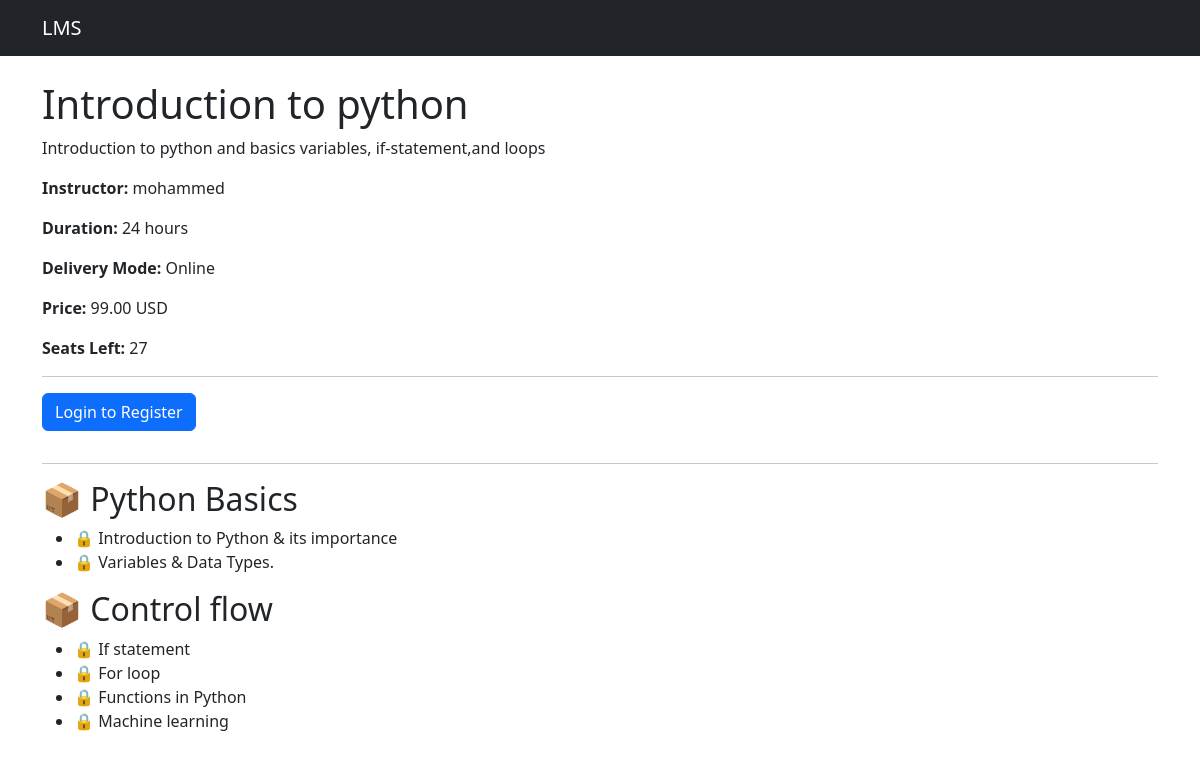
The page /courses/1/ on the database its author committed.
### courses/models.py (models this page shows, shortened)
class Course(models.Model):
    DELIVERY_MODES = (
        ('online','Online'),
        ('live','Live'),
        ('class','In-Class'),
    )
    title = models.CharField(max_length=200)
    description =models.TextField()
    instructor = models.ForeignKey(
    User,on_delete=models.CASCADE,
    related_name='courses'
    )
    delivery_mode = models.CharField(max_length=10,choices=DELIVERY_MODES)
    price = models.DecimalField(max_digits=8, decimal_places=2,default=0)
    duration_hours =models.PositiveIntegerField(default=20)
    capacity = models.PositiveIntegerField(default=30)
    created_at = models.DateTimeField(auto_now_add=True)
    is_active = models.BooleanField(default=True)
    def seats_left(self):
        return self.capacity - self.enrollments.count()

class Module(models.Model):
    course = models.ForeignKey(
        Course,
        on_delete=models.CASCADE,
        related_name='modules'
    )
    title = models.CharField(max_length=200)
    order = models.PositiveIntegerField(default=1)
    created_at = models.DateTimeField(auto_now_add=True)
    class Meta:
        ordering = ['order']

class Lesson(models.Model):
    module = models.ForeignKey(
        Module,
        on_delete=models.CASCADE,
        related_name='lessons'
    )
    title = models.CharField(max_length=200)
    video_url = models.URLField(blank=True, null=True)
    content = models.TextField(blank=True, null=True)
    order = models.PositiveIntegerField(default=1)
    created_at = models.DateTimeField(auto_now_add=True)
    class Meta:
        ordering = ['order']

### courses/views.py (the view)
# urls.py: path('<int:course_id>/', views.course_detail, name='course_detail'),
def course_detail(request, course_id):
    course = get_object_or_404(Course, id=course_id)
    modules = course.modules.prefetch_related('lessons')
    enrollment = None
    if request.user.is_authenticated:
        enrollment = Enrollment.objects.filter(
            student=request.user,
            course=course
        ).first()
    return render(request, 'courses/course_detail.html', {
        'course': course,
        'modules': modules,
        'enrollment': enrollment,
    })

### courses/templates/courses/course_detail.html (shortened to what this page needs)
{% extends 'courses/base.html' %}
{% load static %}
{% block content %}
<h1>{{ course.title }}</h1>
<p>{{ course.description }}</p>
<div class="mb-3">
    <p><strong>Instructor:</strong> {{ course.instructor.username }}</p>
    <p><strong>Duration:</strong> {{ course.duration_hours }} hours</p>
    <p><strong>Delivery Mode:</strong> {{ course.get_delivery_mode_display }}</p>
    <p><strong>Price:</strong> {{ course.price }} USD</p>
    <p><strong>Seats Left:</strong> {{ course.seats_left }}</p>
</div>
<hr>
{% if user.is_authenticated %}
    {% if enrollment %}
        <div class="course-progress-container mb-4">
            <p class="mt-2 mb-1">
                Your Progress: {{ enrollment.progress|floatformat:1 }}%
            </p>
            <div class="progress" style="height: 20px;">
                <div class="progress-bar bg-success"
                     role="progressbar"
                     style="width: {{ enrollment.progress }}%;"
                     aria-valuenow="{{ enrollment.progress }}"
                     aria-valuemin="0" aria-valuemax="100">
                </div>
            </div>
        </div>
    {% else %}
        {% if user.profile.role == 'STUDENT' %}
            <a href="{% url 'course_register' course.id %}" class="btn btn-primary mb-3">
                Register Now
            </a>
        {% else %}
            <p class="text-muted">
                Only students can enroll in this course.
            </p>
        {% endif %}
    {% endif %}
{% else %}
    <a href="{% url 'login' %}?next={{ request.path }}" class="btn btn-primary mb-3">
        Login to Register
    </a>
{% endif %}
<hr>
{% for module in modules %}
    <h2>📦 {{ module.title }}</h2>
    <ul>
        {% for lesson in module.lessons.all %}
            <li>
                {% if enrollment %}
                    <a href="{% url 'lesson_detail' lesson.id %}">
                        ▶ {{ lesson.title }}
                    </a>
                {% else %}
                    🔒 {{ lesson.title }}
                {% endif %}
            </li>
        {% empty %}
            <li>No lessons yet.</li>
        {% endfor %}
    </ul>
{% empty %}
    <p>No modules added yet.</p>
{% endfor %}
{% endblock %}

### courses/templates/courses/base.html (shortened to what this page needs)
<!DOCTYPE html>
<html lang="en">
<head>
    <link href="https://cdn.jsdelivr.net/npm/bootstrap@5.3.2/dist/css/bootstrap.min.css" rel="stylesheet">
</head>
<body>
<nav class="navbar navbar-expand-lg navbar-dark bg-dark mb-4">
    <div class="container">
        <a class="navbar-brand" href="#">LMS</a>
    </div>
</nav>
<div class="container">
    {% block content %}
    {% endblock %}
</div>
</body>
</html>

### rows shown on the page
Course: title "Introduction to python", description "Introduction to python and basics variables, if-statement,and loops", instructor.username "mohammed", duration_hours "24", delivery_mode "Online", price "99.00", seats_left "27"
Module: title "Python Basics"
Lesson: title "Introduction to Python & its importance"
Lesson: title "Variables & Data Types."
Module: title "Control flow"
Lesson: title "If statement"
Lesson: title "For loop"
Lesson: title "Functions in Python"
Lesson: title "Machine learning"
